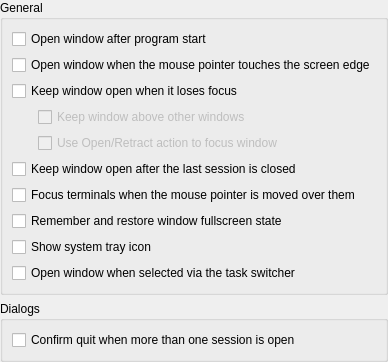
<?xml version="1.0" encoding="UTF-8"?>
<ui version="4.0">
 <class>BehaviorSettings</class>
 <widget class="QWidget" name="BehaviorSettings">
  <property name="geometry">
   <rect>
    <x>0</x>
    <y>0</y>
    <width>356</width>
    <height>289</height>
   </rect>
  </property>
  <layout class="QVBoxLayout" name="verticalLayout">
   <property name="margin">
    <number>0</number>
   </property>
   <item>
    <widget class="QGroupBox" name="groupBox_1">
     <property name="title">
      <string comment="@title:group Group box label">General</string>
     </property>
     <layout class="QGridLayout" name="gridLayout">
      <item row="6" column="0" colspan="2">
       <widget class="QCheckBox" name="kcfg_FocusFollowsMouse">
        <property name="text">
         <string comment="@option:check">Focus terminals when the mouse pointer is moved over them</string>
        </property>
       </widget>
      </item>
      <item row="4" column="1">
       <widget class="QCheckBox" name="kcfg_ToggleToFocus">
        <property name="enabled">
         <bool>false</bool>
        </property>
        <property name="sizePolicy">
         <sizepolicy hsizetype="MinimumExpanding" vsizetype="Fixed">
          <horstretch>0</horstretch>
          <verstretch>0</verstretch>
         </sizepolicy>
        </property>
        <property name="whatsThis">
         <string comment="@info:whatsthis">If this option is enabled, the shortcut normally used to open and retract the window will give it focus, rather than close it, if it has previously lost focus. Unless the window is set to show on all virtual desktops, this may cause the window manager to switch to the virtual desktop it currently resides on.</string>
        </property>
        <property name="text">
         <string comment="@option:check">Use Open/Retract action to focus window</string>
        </property>
       </widget>
      </item>
      <item row="3" column="1">
       <widget class="QCheckBox" name="kcfg_KeepAbove">
        <property name="enabled">
         <bool>false</bool>
        </property>
        <property name="sizePolicy">
         <sizepolicy hsizetype="MinimumExpanding" vsizetype="Fixed">
          <horstretch>0</horstretch>
          <verstretch>0</verstretch>
         </sizepolicy>
        </property>
        <property name="text">
         <string comment="@option:check">Keep window above other windows</string>
        </property>
       </widget>
      </item>
      <item row="4" column="0">
       <spacer>
        <property name="orientation">
         <enum>Qt::Horizontal</enum>
        </property>
        <property name="sizeType">
         <enum>QSizePolicy::Fixed</enum>
        </property>
        <property name="sizeHint" stdset="0">
         <size>
          <width>20</width>
          <height>20</height>
         </size>
        </property>
       </spacer>
      </item>
      <item row="0" column="0" colspan="2">
       <widget class="QCheckBox" name="kcfg_OpenAfterStart">
        <property name="text">
         <string comment="@option:check">Open window after program start</string>
        </property>
       </widget>
      </item>
      <item row="1" column="0" colspan="2">
       <widget class="QCheckBox" name="kcfg_PollMouse">
        <property name="whatsThis">
         <string comment="@info:whatsthis">If this option is enabled, the window will automatically open when the mouse pointer is moved to the same edge of the screen that it would open on when using the shortcut.</string>
        </property>
        <property name="text">
         <string comment="@option:check">Open window when the mouse pointer touches the screen edge</string>
        </property>
       </widget>
      </item>
      <item row="7" column="0" colspan="2">
        <widget class="QCheckBox" name="kcfg_RememberFullscreen">
         <property name="text">
          <string>Remember and restore window fullscreen state</string>
         </property>
        </widget>
       </item>
      <item row="8" column="0" colspan="2">
        <widget class="QCheckBox" name="kcfg_ShowSystrayIcon">
         <property name="text">
          <string>Show system tray icon</string>
         </property>
         <property name="enabled">
            <bool>true</bool>
         </property>
        </widget>
       </item>
      <item row="9" column="0" colspan="2">
       <widget class="QCheckBox" name="kcfg_OpenOnAltTab">
        <property name="whatsThis">
         <string comment="@info:whatsthis">If this option is enabled, the window will open automatically when it is brought to the foreground using the task switcher (for example with Alt+Tab) while it is currently retracted.</string>
        </property>
        <property name="text">
         <string comment="@option:check">Open window when selected via the task switcher</string>
        </property>
       </widget>
      </item>
      <item row="2" column="0" colspan="2">
       <widget class="QCheckBox" name="kcfg_KeepOpen">
        <property name="text">
         <string comment="@option:check">Keep window open when it loses focus</string>
        </property>
       </widget>
      </item>
      <item row="3" column="0">
       <spacer>
        <property name="orientation">
         <enum>Qt::Horizontal</enum>
        </property>
        <property name="sizeType">
         <enum>QSizePolicy::Fixed</enum>
        </property>
        <property name="sizeHint" stdset="0">
         <size>
          <width>20</width>
          <height>20</height>
         </size>
        </property>
       </spacer>
      </item>
      <item row="5" column="0" colspan="2">
       <widget class="QCheckBox" name="kcfg_KeepOpenAfterLastSessionCloses">
        <property name="text">
         <string comment="@option:check">Keep window open after the last session is closed</string>
        </property>
       </widget>
      </item>
     </layout>
    </widget>
   </item>
   <item>
    <widget class="QGroupBox" name="groupBox_2">
     <property name="title">
      <string comment="@title:group">Dialogs</string>
     </property>
     <layout class="QVBoxLayout">
      <item>
       <widget class="QCheckBox" name="kcfg_ConfirmQuit">
        <property name="text">
         <string comment="@option:check">Confirm quit when more than one session is open</string>
        </property>
       </widget>
      </item>
     </layout>
    </widget>
   </item>
   <item>
    <spacer>
     <property name="orientation">
      <enum>Qt::Vertical</enum>
     </property>
     <property name="sizeHint" stdset="0">
      <size>
       <width>20</width>
       <height>0</height>
      </size>
     </property>
    </spacer>
   </item>
  </layout>
 </widget>
 <tabstops>
  <tabstop>kcfg_OpenAfterStart</tabstop>
  <tabstop>kcfg_PollMouse</tabstop>
  <tabstop>kcfg_KeepOpen</tabstop>
  <tabstop>kcfg_KeepAbove</tabstop>
  <tabstop>kcfg_ToggleToFocus</tabstop>
  <tabstop>kcfg_KeepOpenAfterLastSessionCloses</tabstop>
  <tabstop>kcfg_FocusFollowsMouse</tabstop>
  <tabstop>kcfg_OpenOnAltTab</tabstop>
  <tabstop>kcfg_ConfirmQuit</tabstop>
 </tabstops>
 <resources/>
 <connections>
  <connection>
   <sender>kcfg_KeepOpen</sender>
   <signal>toggled(bool)</signal>
   <receiver>kcfg_KeepAbove</receiver>
   <slot>setEnabled(bool)</slot>
   <hints>
    <hint type="sourcelabel">
     <x>32</x>
     <y>59</y>
    </hint>
    <hint type="destinationlabel">
     <x>82</x>
     <y>86</y>
    </hint>
   </hints>
  </connection>
  <connection>
   <sender>kcfg_KeepOpen</sender>
   <signal>toggled(bool)</signal>
   <receiver>kcfg_ToggleToFocus</receiver>
   <slot>setEnabled(bool)</slot>
   <hints>
    <hint type="sourcelabel">
     <x>24</x>
     <y>59</y>
    </hint>
    <hint type="destinationlabel">
     <x>74</x>
     <y>113</y>
    </hint>
   </hints>
  </connection>
 </connections>
</ui>
